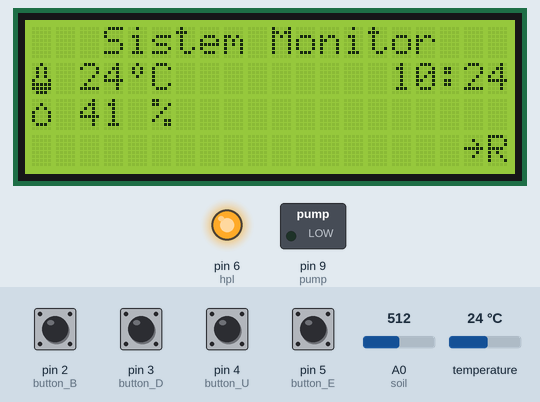
Simulated run of this sketch. Board: Arduino Uno, built with avr-gcc and run on an emulated ATmega328P. On the bench: 20×4 character LCD, switched loads named in the sketch (green lamp = pin HIGH), output pins drawn as LEDs (lit = HIGH). The test bench sets the inputs (shaded band); at power-on: pin 2 (button_B), pin 3 (button_D), pin 4 (button_U), pin 5 (button_E) HIGH, A0 (soil) = 512, temperature 24 °C. The local clock reads 2024-03-15 10:24:30 at power-on unless the sketch sets it; what the sketch prints to the serial monitor is not drawn.

Above: at 4.3 s.
4.4 s: pin 5 (button_E) pulled LOW for 1 s
At 6.4 s:
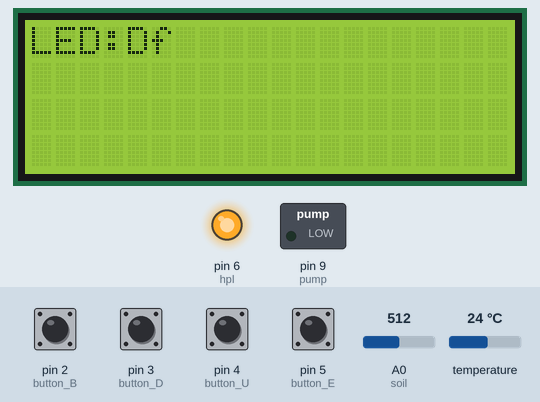
7.3 s: pin 3 (button_D) pulled LOW for 0.15 s
At 8.5 s:
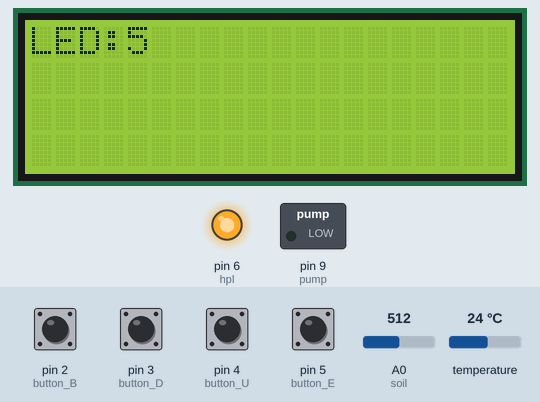
8.9 s: pin 5 (button_E) pulled LOW for 0.15 s
At 9.4 s:
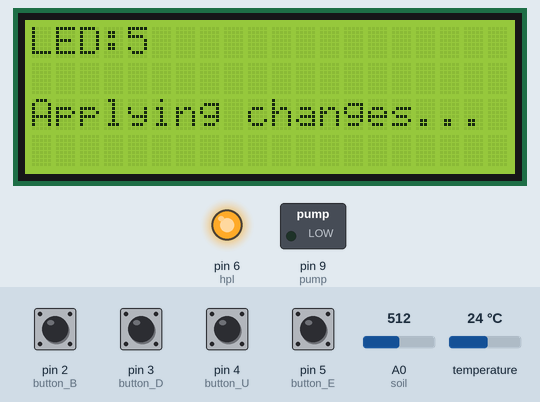
11.0 s: pin 2 (button_B) pulled LOW for 0.15 s
At 12.2 s:
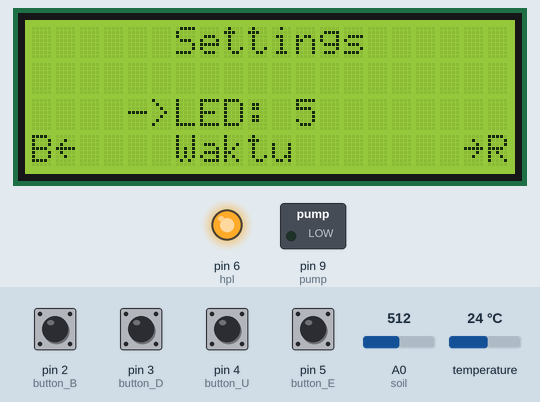
12.6 s: pin 3 (button_D) pulled LOW for 1 s
At 13.8 s:
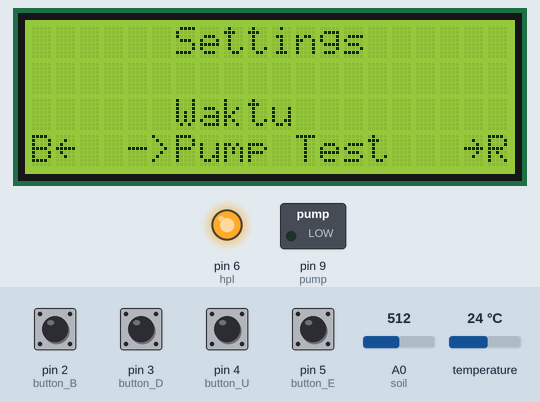
15.1 s: pin 5 (button_E) pulled LOW for 0.15 s
At 15.7 s:
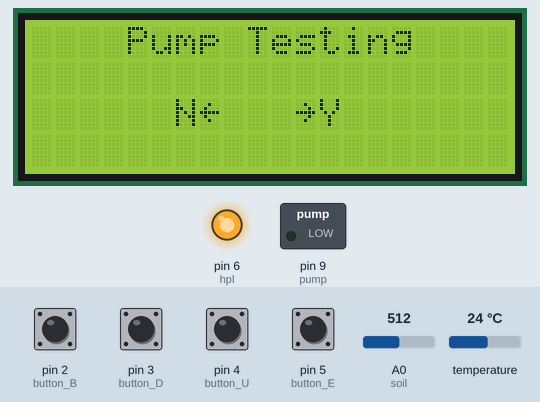
Timing chart, 0 to 17.7 s (numbered marks = the images above; inputs shaded):
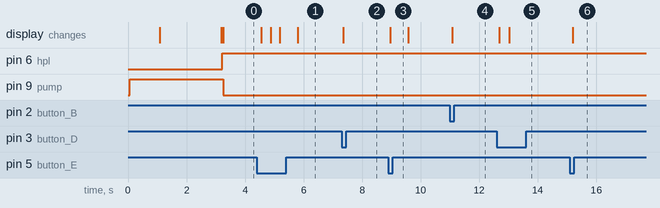

The sketch:

finalcode.ino
```cpp
/*
 *  Author: George Bantique (Menu Control Backbone only)
 *          @TechToTinker
 *          July 18, 2020
 *  Author:  Agustinus Yudhistira W. S. (For EL2142 Final Project)
 *           18020005 | October 31, 2021
 */

#include <Wire.h>
#include <LiquidCrystal_I2C.h>
#include "Sodaq_DS3231.h"

LiquidCrystal_I2C lcd(0x27, 20, 4);

// ================================== VARIABEL =============================================

/*
 * B = Back
 * D = Down
 * U = Up
 * E = Enter/Select
 * hpl = LED/lamp
 * soil = soil moisture sensor
 * pump = pompa air
 */

#define button_B 2
#define button_D 3
#define button_U 4
#define button_E 5
#define hpl 6
#define soil A0
#define pump 9

#define DEFAULT_DELAY 300

//pembacaan hari
char weekDay[][4] = {"Sun", "Mon", "Tue", "Wed", "Thu", "Fri", "Sat"};

char buttonPressed = '0';

byte menuLevel = 0; // Level 0: no menu display, tampilan awal
                    // Level 1: display main menu, sebelum ke menu setting
                    // Level 2: display sub menu, di menu setting

byte menu = 1;
// byte sub = 1;

//mode led manual
int ledMode = 0;
int soilValue;
bool manLed = false;
int appliedMode;
//kalibrasi untuk moisture sensor
const int dry = 595;
const int wet = 239;
//variabel untuk waktu berdasarkan rtc
int year, month, date, hour, minute, second;
char *day;
//variabel untuk setting waktu
int h2, m2, s2;
//variabel untuk setting waktu manual
int timeSet = 0;
bool timeSetting = false;
//variabel untuk sensor suhu dari RTC
int temp;
//variabel untuk mapping kelembapan
int moist;
bool activeHigh = false;
bool automaticPump = true;

bool currState_B = HIGH;
bool currState_D = HIGH;
bool currState_U = HIGH;
bool currState_E = HIGH;

bool prevState_B = HIGH;
bool prevState_D = HIGH;
bool prevState_U = HIGH;
bool prevState_E = HIGH;

unsigned long prevTime_B = 0;
unsigned long prevTime_D = 0;
unsigned long prevTime_U = 0;
unsigned long prevTime_E = 0;
unsigned long prevTime_moisture = 0; //untuk moisture sensor
unsigned long prevTime_pump = 0;     //untuk pompa
unsigned long prevTime_rtc = 0;      // untuk rtc

unsigned long waitTime_B = 50;
unsigned long waitTime_D = 50;
unsigned long waitTime_U = 50;
unsigned long waitTime_E = 50;
unsigned long waitTime_moisture = 1000; //baca sensor tiap 1 detik
unsigned long waitTime_pump = 50;       //interval agar pompa dapat bekerja secara independen
unsigned long waitTime_rtc = 1000;      //baca jam tiap satu detik

// ================================ Custom Character ============================================
byte customThermometer[] = {
    0x04,
    0x0A,
    0x0A,
    0x0A,
    0x11,
    0x1F,
    0x1F,
    0x0E};

byte customDegree[] = {
    0x04,
    0x0A,
    0x0A,
    0x04,
    0x00,
    0x00,
    0x00,
    0x00};

byte customWater[] = {
    0x00,
    0x04,
    0x0A,
    0x11,
    0x11,
    0x11,
    0x0E,
    0x00};

byte customArrow[] = {
    0x00,
    0x04,
    0x02,
    0x1F,
    0x02,
    0x04,
    0x00,
    0x00};

byte customArrow2[] = {
    0x00,
    0x04,
    0x08,
    0x1F,
    0x08,
    0x04,
    0x00,
    0x00};

byte customBar1[] = {
    0x00,
    0x0F,
    0x10,
    0x17,
    0x17,
    0x10,
    0x0F,
    0x00};

byte customBar2[] = {
    0x00,
    0x1F,
    0x00,
    0x1F,
    0x1F,
    0x00,
    0x1F,
    0x00};

byte customBar3[] = {
    0x00,
    0x1E,
    0x01,
    0x1D,
    0x1D,
    0x01,
    0x1E,
    0x00};

// ================================== Setup ===================================================

void setup()
{
  lcd.init();
  lcd.backlight();
  Serial.begin(9600);

  pinMode(button_B, INPUT_PULLUP);
  pinMode(button_D, INPUT_PULLUP);
  pinMode(button_U, INPUT_PULLUP);
  pinMode(button_E, INPUT_PULLUP);
  pinMode(soil, INPUT);
  pinMode(hpl, OUTPUT);
  pinMode(pump, OUTPUT);

  //setup awal pompa
  digitalWrite(pump, HIGH);
  lcd.setCursor(3, 1);
  lcd.print("Tugas Besar");
  delay(1000);
  lcd.setCursor(6, 2);
  lcd.print("Agustinus Y");
  delay(2000);
  lcd.clear();
  //settingan awal
  Wire.begin();
  rtc.begin();
  showHomeScreen();
  //membuat custom character
  lcd.createChar(0, customThermometer);
  lcd.createChar(1, customDegree);
  lcd.createChar(2, customWater);
  lcd.createChar(3, customArrow);
  lcd.createChar(4, customBar1);
  lcd.createChar(5, customBar2);
  lcd.createChar(6, customBar3);
  lcd.createChar(7, customArrow2);
  lcd.home();
}

// =================================== Loop ======================================
void loop()
{
  unsigned long eventTimer = millis(); //waktu untuk menjalankan sensor
  // You can do other things here below
  checkButton();
  moistureReading(eventTimer);
  time(eventTimer);
  //manipulasi relay active low menjadi active high
  if (activeHigh == false)
  {
    digitalWrite(pump, HIGH);
  }
  else
  {
    digitalWrite(pump, LOW);
  }
  pumpExe();
  // assign variabel awal di time setting
  if (!timeSetting)
  {
    h2 = hour;
    m2 = minute;
    s2 = second;
  }
}

//================================== Button Debouncing ==============================
// Debouncing agar noise-noise dari pushbutton (ketika pemencetan tidak sempurna)
// tidak dianggap sebagai input
// Sekaligus masuk ke submenu-submenu
void checkButton()
{
  // Button Debouncing
  bool currRead_B = digitalRead(button_B);
  bool currRead_D = digitalRead(button_D);
  bool currRead_U = digitalRead(button_U);
  bool currRead_E = digitalRead(button_E);

  if (currRead_B != prevState_B)
  {
    prevTime_B = millis();
  }
  if (currRead_D != prevState_D)
  {
    prevTime_D = millis();
  }
  if (currRead_U != prevState_U)
  {
    prevTime_U = millis();
  }
  if (currRead_E != prevState_E)
  {
    prevTime_E = millis();
  }

  if ((millis() - prevTime_B) > waitTime_B)
  {
    if (currRead_B != currState_B)
    {
      currState_B = currRead_B;
      if (currState_B == LOW)
      {
        buttonPressed = 'B';
      }
    }
  }
  else
    buttonPressed = '0';
  if ((millis() - prevTime_D) > waitTime_D)
  {
    if (currRead_D != currState_D)
    {
      currState_D = currRead_D;
      if (currState_D == LOW)
      {
        buttonPressed = 'D';
      }
    }
  }
  else
    buttonPressed = '0';
  if ((millis() - prevTime_U) > waitTime_U)
  {
    if (currRead_U != currState_U)
    {
      currState_U = currRead_U;
      if (currState_U == LOW)
      {
        buttonPressed = 'U';
      }
      else
      {
        //buttonPressed = '0';
      }
    }
  }
  else
    buttonPressed = '0';
  if ((millis() - prevTime_E) > waitTime_E)
  {
    if (currRead_E != currState_E)
    {
      currState_E = currRead_E;
      if (currState_E == LOW)
      {
        buttonPressed = 'E';
      }
    }
  }
  else
    buttonPressed = '0';

  prevState_B = currRead_B;
  prevState_D = currRead_D;
  prevState_U = currRead_U;
  prevState_E = currRead_E;

  processButton(buttonPressed);
}

// ======================================= MENU =====================================
//Proses pemilihan menu, 0 = menu awal - 2 = submenu
void processButton(char buttonPressed)
{

  switch (menuLevel)
  {
  case 0: // Level 0
    if (!manLed)
    {
      automaticMode(hour, minute);
    }
    showHomeScreen(); //tampilkan tampilan awal yang diloop untuk update
    switch (buttonPressed)
    {
    case 'E': // Enter
      menuLevel = 1;
      menu = 1;
      updateMenu();
      delay(DEFAULT_DELAY);
      break;
    case 'U': // Up
      break;
    case 'D': // Down
      break;
    case 'B': // Back
      break;
    default:
      break;
    }
    break;
  case 1: // Level 1, main menu
    switch (buttonPressed)
    {
    case 'E': // Enter
      updateSub();
      menuLevel = 2; // go to sub menu
      updateSub();
      delay(DEFAULT_DELAY);
      break;
    case 'U': // Up
      menu--; //Menunya jadi naik
      Serial.println(menu);
      updateMenu();
      delay(DEFAULT_DELAY);
      break;
    case 'D': // Down
      menu++; //Menunya jadi turun
      Serial.println(menu);
      updateMenu();
      delay(DEFAULT_DELAY);
      break;
    case 'B':        // Back
      menuLevel = 0; // Kembali ke tampilan awal
      lcd.clear();
      showHomeScreen();
      delay(DEFAULT_DELAY);
      break;
    default:
      break;
    }
    break;
  case 2: // Level 2, sub menu
    switch (buttonPressed)
    {
    case 'E':
      if (menu == 1)
      {
        lcd.setCursor(0, 2);
        lcd.print("Applying changes...");
        delay(DEFAULT_DELAY * 2);
        int val = ledMapping(ledMode);
        appliedMode = ledMode;
        if (ledMode == 0)
        {
          manLed = false;
          automaticMode(hour, minute); //eksekusi mode otomatis
        }
        else
        {
          manLed = true;
          analogWrite(hpl, val);
        }
        updateSub();
      }
      else if (menu == 2)
      {
        //setting waktu manual
        if (timeSet >= 2)
        {
          lcd.setCursor(0, 3);
          DateTime dt(year, month, date, h2, m2, s2, day);
          rtc.setDateTime(dt);
          lcd.print("Applying changes...");
          delay(DEFAULT_DELAY);
          automaticMode(h2, m2);
          timeSet = 0;
        }
        else
        {
          timeSet++;
          lcd.setCursor(timeSet + 6, 3);
        }
        updateSub();
      }
      else if (menu = 3)
      {
        //testpunp
        testpump();
        updateSub();
      }
      delay(DEFAULT_DELAY);
      break;
    case 'U': // Up
      if (menu == 1)
      {
        if (ledMode > 4)
        {
          ledMode = 0;
        }
        else
        {
          ledMode++;
        }
      }
      else if (menu == 2)
      {
        switch (timeSet)
        { //pengaturan settingan jam
        case 0:
          if (h2 > 22)
          {
            h2 = 0;
          }
          else
          {
            h2++;
          }
          break;
        case 1:
          if (m2 > 58)
          {
            m2 = 0;
            if (h2 == 23)
            {
              h2 = 0;
            }
            else
            {
              h2 += 1;
            }
          }
          else
          {
            m2++;
          }
          break;
        case 2:
          if (s2 > 58)
          {
            s2 = 0;
            if (m2 == 59)
            {
              if (h2 == 23)
              {
                h2 = 0;
                m2 = 0;
              }
              else
              {
                h2 += 1;
                m2 = 0;
              }
            }
            else
            {
              m2 += 1;
            }
          }
          else
          {
            s2 += 1;
          }
          break;
        }
      }
      updateSub();
      delay(DEFAULT_DELAY);
      break;
    case 'D': // Down
      if (menu == 1)
      {
        if (ledMode == 0)
        {
          ledMode = 5;
        }
        else
        {
          ledMode--;
        }
      }
      else if (menu == 2)
      {
        switch (timeSet)
        { //pengaturan settingan jam
        case 0:
          if (h2 < 1)
          {
            h2 = 23;
          }
          else
          {
            h2--;
          }
          break;
        case 1:
          if (m2 < 1)
          {
            m2 = 59;
            if (h2 == 0)
            {
              h2 = 23;
            }
            else
            {
              h2--;
            }
          }
          else
          {
            m2--;
          }
          break;
        case 2:
          if (s2 < 1)
          {
            s2 = 59;
            if (m2 == 00)
            {
              m2 = 59;
              if (h2 == 00)
              {
                h2 = 23;
              }
              else
              {
                h2 -= 1;
              }
            }
            else
            {
              m2 -= 1;
            }
          }
          else
          {
            s2 -= 1;
          }
          break;
        }
      }
      updateSub();
      delay(DEFAULT_DELAY);
      break;
    case 'B': // L
      timeSetting = false;
      ledMode = appliedMode; //reset pembacaan ledMode
      menuLevel = 1; // go back to main menu
      updateMenu();
      delay(DEFAULT_DELAY);
      break;
    default:
      break;
    }
    break;
  case 3: // Level 3, sub menu of sub menu
    break;
  default:
    break;
  }
}

void updateMenu()
{ //update menu
  switch (menu)
  {
  case 0:
    menu = 1;
    break;
  case 1:
    lcd.clear();
    lcd.setCursor(0, 3);
    lcd.print("B");
    lcd.write(7);
    lcd.setCursor(18, 3);
    lcd.write(3);
    lcd.print("R");
    lcd.setCursor(6, 0);
    lcd.print("Settings");
    lcd.setCursor(4, 2);
    lcd.print("->LED: ");
    if (appliedMode == 0)
    {
      lcd.print("Df");
    }
    else
    {
      lcd.print(appliedMode);
    }

    lcd.setCursor(4, 3);
    lcd.print("  Waktu ");
    break;
  case 2:
    lcd.clear();
    lcd.setCursor(0, 3);
    lcd.print("B");
    lcd.write(7);
    lcd.setCursor(18, 3);
    lcd.write(3);
    lcd.print("R");
    lcd.setCursor(6, 0);
    lcd.print("Settings");
    lcd.setCursor(4, 2);
    lcd.print("  LED: ");
    if (appliedMode == 0)
    {
      lcd.print("Df");
    }
    else
    {
      lcd.print(appliedMode);
    }
    lcd.setCursor(4, 3);
    lcd.print("->Waktu ");
    break;
  case 3:
    lcd.clear();
    lcd.setCursor(0, 3);
    lcd.print("B");
    lcd.write(7);
    lcd.setCursor(18, 3);
    lcd.write(3);
    lcd.print("R");
    lcd.setCursor(6, 0);
    lcd.print("Settings");
    lcd.setCursor(4, 2);
    lcd.print("  Waktu ");
    lcd.setCursor(4, 3);
    lcd.print("->Pump Test");
    break;
  case 4:
    menu = 3;
    break;
  }
}

void updateSub()
{ //update submenu
  switch (menu)
  {
  case 0:
    break;
  case 1:
    lcd.clear();
    lcd.print("LED:");
    if (ledMode == 0)
    {
      lcd.print("Df");
    }
    else
    {
      lcd.print(ledMode);
    }
    break;
  case 2:
    timeSetting = true;
    lcd.clear();
    lcd.setCursor(4, 0);
    lcd.print("Time Settings");
    lcd.setCursor(6, 2);
    printTime(h2, m2, s2, true);
    break;
  case 3:
    lcd.clear();
    lcd.setCursor(4, 0);
    lcd.print("Pump Testing");
    lcd.setCursor(6,2);
    lcd.print("N");
    lcd.write(7);
    lcd.print("   ");
    lcd.write(3);
    lcd.print("Y");
  }
}

void showHomeScreen()
{
  // lcd.clear();
  lcd.setCursor(3, 0);
  lcd.print("Sistem Monitor");
  lcd.setCursor(15, 1);
  // lcd.print(day);
  printTime(hour, minute, second, false);
  lcd.setCursor(0, 1);
  lcd.write(0);
  lcd.print(" ");
  lcd.print(temp);
  lcd.write(1);
  lcd.print("C");
  lcd.setCursor(0, 2);
  lcd.write(2);
  lcd.print(" ");
  if (moist < 10)
  {
    lcd.setCursor(2, 2);
    lcd.print("0");
    lcd.print(abs(moist));
  }
  else
  {
    lcd.setCursor(2, 2);
    lcd.print(moist);
  }
  lcd.setCursor(5, 2);
  lcd.print("%");
  lcd.setCursor(18, 3);
  lcd.write(3);
  lcd.print("R");
  //   lcd.setCursor(0,1);
  //   lcd.println("  Agustinus Yudhistira  ");
}

//======================================= Fungsi Untuk Utilitas(Sensor, Jam, dkk) =============================================
int ledMapping(int mode)
{
  int mapped = map(mode, 1, 5, 0, 255);
  return mapped;
}

//RTC module setting nyala dari jam 6 pagi sampe jam 6 sore
void automaticMode(int hour, int minute)
{
  if ((hour >= 6 && minute >= 0) && (hour < 18))
  {
    analogWrite(hpl, 255);
    appliedMode = 0;
    ledMode = 0;
    // Serial.println("Lampu otomatis nyala");
  }
  else if ((hour >= 18 && minute >= 00))
  {
    // Serial.println("Lampu otomatis mati");
    analogWrite(hpl, 0);
    appliedMode = 0;
    ledMode = 0;
  }
}

//Sensor moisture tanah + temperature
void moistureReading(unsigned long timeEvent)
{
  if (timeEvent - prevTime_moisture >= waitTime_moisture)
  {
    soilValue = analogRead(soil);
    moist = map(soilValue, 650, 310, 5, 95);
    Serial.println(soilValue);
    temp = rtc.getTemperature();
    // Serial.println(temp);

    prevTime_moisture = timeEvent;
  }
}

//pompa
void pumpExe()
{
  if (automaticPump)
  {
    if (soilValue > 475)
    {
      // Serial.println("Pump is ON");
      activeHigh = true;
    }
    else
    {
      // Serial.println("Wet, Pump is OFF");
      activeHigh = false;
    }
  }
}

//testpump
void testpump()
{
  digitalWrite(pump, LOW);
  lcd.clear();
  lcd.setCursor(7, 1);
  lcd.print("Pumping");
  lcd.setCursor(8, 3);
  lcd.write(4);
  delay(1000);
  for (int i = 0; i < 3; i++)
  {
    lcd.write(5);
    delay(1000);
  }
  lcd.write(6);
  delay(1000);
}

//Automatic time reading (RTC)
void time(unsigned long timeEvent)
{
  if (timeEvent - prevTime_rtc >= waitTime_rtc)
  {
    DateTime now = rtc.now();
    year = now.year();
    month = now.month();
    date = now.date();
    day = weekDay[now.dayOfWeek()];
    hour = now.hour();
    minute = now.minute();
    second = now.second();
    prevTime_rtc = timeEvent;
  }
}

//print jam ke lcd
void printTime(int hour, int minute, int second, bool check)
{
  if (hour < 10)
  {
    lcd.print(0);
    lcd.print(hour);
  }
  else
  {
    lcd.print(hour);
  }
  lcd.print(":");
  if (minute < 10)
  {
    lcd.print(0);
    lcd.print(minute);
  }
  else
  {
    lcd.print(minute);
  }
  if (check)
  {
    lcd.print(":");
    if (second < 10)
    {
      lcd.print(0);
      lcd.print(second);
    }
    else
    {
      lcd.print(second);
    }
  }
}
```

Measured:
- after the input at 4.4 s, the display: first changes after 0.16 s (image 1 shows a later state)
- after the input at 7.3 s, the display: changes after 0.06 s (image 2)
- after the input at 8.9 s, the display: changes after 0.07 s (image 3)
- after the input at 11.0 s, the display: changes after 0.08 s (image 4)
- after the input at 12.6 s, the display: first changes after 0.08 s (image 5 shows a later state)
- after the input at 15.1 s, the display: changes after 0.09 s (image 6)
